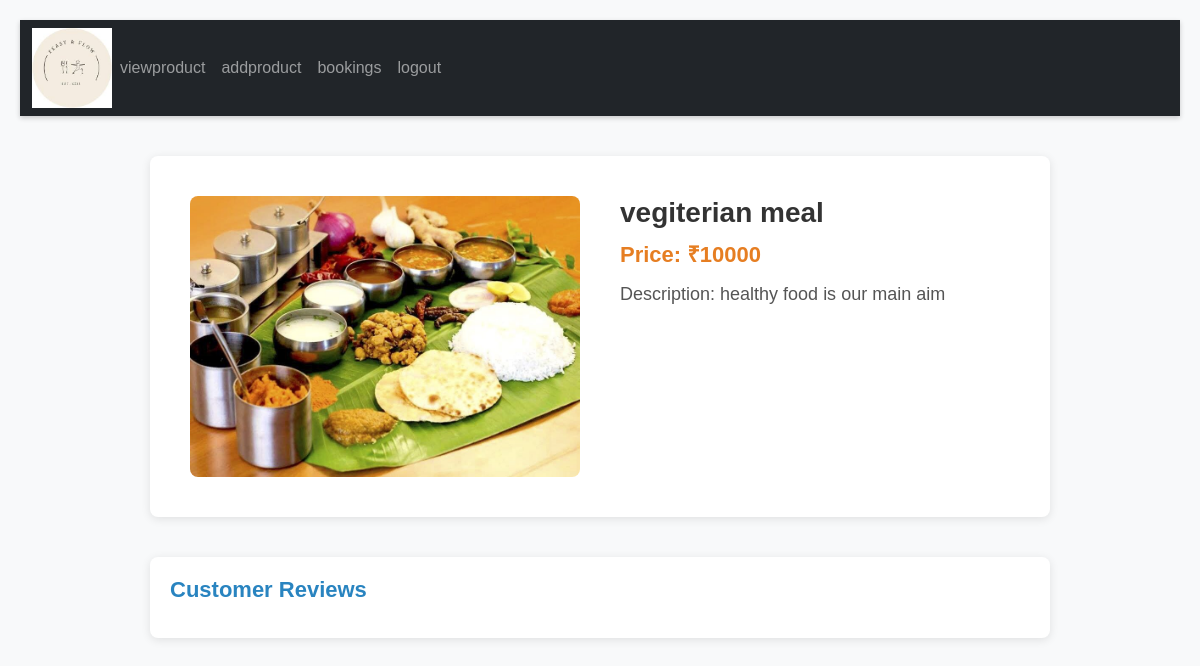
Screenshot of /shopprodetails/1 with the database file from the repository.
### app/models.py (models this page shows, shortened)
class Product(models.Model):
    shop = models.ForeignKey(Shopreg,on_delete=models.CASCADE)
    name = models.TextField()
    discription = models.TextField()
    price = models.IntegerField()
    quantity = models.IntegerField()
    offerprice = models.IntegerField()
    image = models.FileField()

### app/views.py (the view)
# urls.py: path('shopprodetails/<int:id>',views.shopprodetails),
def shopprodetails(req,id):
    data=Product.objects.get(pk=id)
    feedback = Feedback.objects.filter(product=data).order_by('-submitted_at')
    return render(req,'shop/shopprodetails.html',{'data':data,'feedback':feedback})

### templates/shop/shopprodetails.html (shortened to what this page needs)
<!DOCTYPE html>
<html lang="en">
<head>
    <link href="https://cdn.jsdelivr.net/npm/bootstrap@5.3.3/dist/css/bootstrap.min.css" rel="stylesheet">
</head>
<body>
    <nav id="nav" class="navbar navbar-expand-sm navbar-dark bg-dark">
      <div class="container-fluid">
        <a href="../viewpro" class="logo"  >
          <img src="../static/images.jpg" alt="logo" width="80px">
        </a>
        <div class="collapse navbar-collapse" id="mynavbar">
          <ul class="navbar-nav me-auto">
            <li class="nav-item">
              <a class="nav-link" href="{% url 'viewpro' %}">viewproduct</a>
            </li>
          <li class="nav-item">
            <a class="nav-link" href="../addpro">addproduct</a>
          </li>
        <li class="nav-item">
          <a class="nav-link" href="../bookinghistry">bookings</a>
        </li>
            <li class="nav-item">
              <a class="nav-link" href="../logout">logout</a>
            </li>
          </ul>
        </div>
      </div>
    </nav>
    <div class="product-container">
        <div class="product-image">
            <img src="{{ data.image.url }}" alt="{{ data.name }}">
        </div>
        <div class="product-details">
            <h1>{{ data.name }}</h1>
            <p class="price">Price: ₹{{ data.price }}</p>
            <p>Description: {{ data.discription }}</p>
        </div>
    </div>
    <div class="review-section">
        <h5>Customer Reviews</h5>
    </div>
</body>
</html>

### templates/shop/shopprodetails.html (style rules this page uses)
body { font-family: Arial, sans-serif; background-color: #f8f9fa; margin: 0; padding: 20px; }
.navbar { box-shadow: 0 2px 5px rgba(0, 0, 0, 0.2); }
.product-container { max-width: 900px; margin: 40px auto; padding: 20px; background: white; border-radius: 8px; box-shadow: 0 2px 10px rgba(0, 0, 0, 0.1); display: flex; flex-wrap: wrap; }
.product-image { flex: 1; padding: 20px; text-align: center; }
.product-image img { width: 100%; max-width: 450px; border-radius: 8px; }
.product-details { flex: 1; padding: 20px; }
.product-details h1 { font-size: 28px; color: #333; font-weight: bold; }
.product-details p { font-size: 18px; color: #555; margin-bottom: 10px; }
.product-details .price { font-size: 22px; color: #e67e22; font-weight: bold; }
.review-section { max-width: 900px; margin: 20px auto; background: white; padding: 20px; border-radius: 8px; box-shadow: 0 2px 10px rgba(0, 0, 0, 0.1); }
.review-section h5 { color: #2984c0; font-size: 22px; margin-bottom: 15px; font-weight: bold; }

### rows the page displays
Product: image (picture), name "vegiterian meal", price "10000", discription "healthy food is our main aim"
